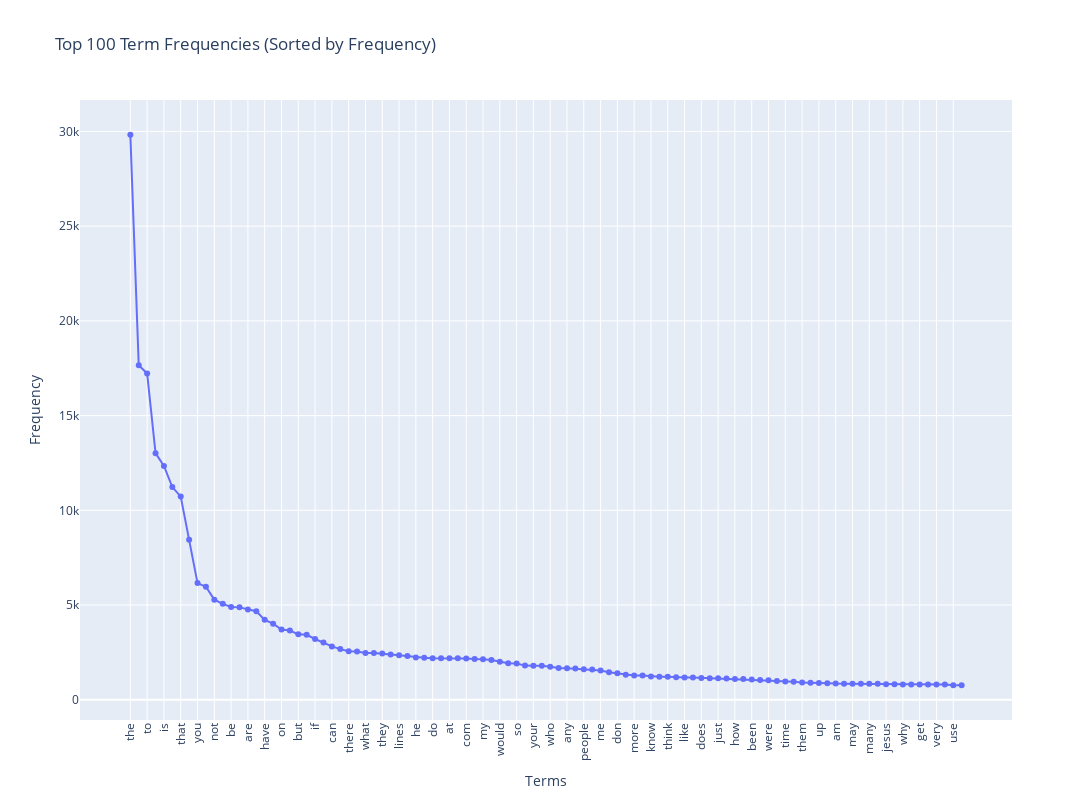

Notebook code cell kept with this figure:
### Code cell
# top point to line
fig = go.Figure()
fig.add_trace(go.Scatter(x=x_labels, y=y_values, mode='lines+markers', name='Term Frequencies'))
fig.update_layout(
    title=f"Top {top_n} Term Frequencies (Sorted by Frequency)",
    xaxis_title="Terms",
    yaxis_title="Frequency",
    xaxis_tickangle=-90,  
    height=800,  
    width=1200  
)
fig.show()

### Figure 1 — Plotly figure (JSON) as saved in the notebook; plotly's stock layout.template omitted (floating-point values rounded to 4 significant figures)
{"data": [{"mode": "lines+markers", "name": "Term Frequencies", "type": "scatter", "x": ["the", "of", "to", "and", "is", "in", "that", "it", "you", "for", "not", "this", "be", "from", "are", "edu", "have", "as", "on", "with", "but", "or", "if", "was", "can", "we", "there", "by", "what", "subject", "they", "an", "lines", "one", "he", "god", "do", "organization", "at", "re", "com", "about", "my", "all", "would", "will", "so", "some", "your", "no", "who", "has", "any", "writes", "people", "which", "me", "article", "don", "his", "more", "other", "know", "when", "think", "their", "like", "university", "does", "out", "just", "only", "how", "also", "been", "than", "were", "then", "time", "because", "them", "posting", "up", "had", "am", "should", "may", "these", "many", "say", "jesus", "see", "why", "us", "get", "good", "very", "believe", "use", "such"], "y": [29825, 17660, 17222, 13017, 12343, 11226, 10723, 8447, 6157, 5962, 5285, 5063, 4898, 4877, 4769, 4675, 4218, 4015, 3709, 3655, 3453, 3432, 3208, 3020, 2818, 2674, 2556, 2548, 2472, 2464, 2448, 2393, 2353, 2312, 2232, 2216, 2193, 2192, 2191, 2186, 2172, 2148, 2143, 2093, 2000, 1925, 1912, 1802, 1793, 1791, 1742, 1671, 1669, 1645, 1604, 1599, 1543, 1453, 1400, 1318, 1286, 1278, 1230, 1215, 1213, 1184, 1177, 1170, 1151, 1142, 1130, 1127, 1100, 1090, 1068, 1045, 1028, 989, 959, 952, 914, 892, 885, 870, 852, 851, 850, 850, 841, 840, 825, 814, 811, 808, 806, 805, 805, 803, 772, 766]}], "layout": {"height": 800, "title": {"text": "Top 100 Term Frequencies (Sorted by Frequency)"}, "width": 1200, "xaxis": {"autorange": true, "range": [-5.944, 104.9], "tickangle": -90, "title": {"text": "Terms"}, "type": "category"}, "yaxis": {"autorange": true, "range": [-1068.0, 31660.0], "title": {"text": "Frequency"}, "type": "linear"}}}
